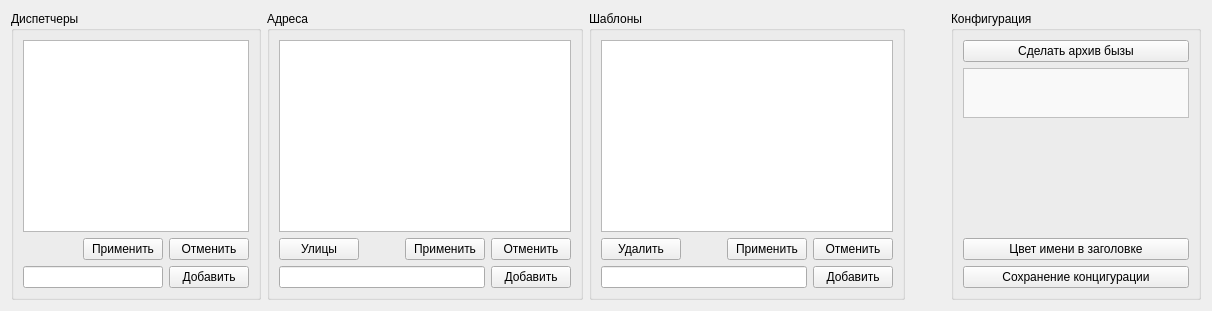
      <widget class="QWidget" name="configuration">
       <attribute name="title">
        <string>Настройки</string>
       </attribute>
       <layout class="QVBoxLayout" name="verticalLayout_5">
        <item>
         <layout class="QHBoxLayout" name="horizontalLayout_15">
          <item>
           <widget class="QGroupBox" name="conf_1_dispatcher">
            <property name="maximumSize">
             <size>
              <width>250</width>
              <height>16777215</height>
             </size>
            </property>
            <property name="title">
             <string>Диспетчеры</string>
            </property>
            <layout class="QVBoxLayout" name="verticalLayout_14">
             <item>
              <widget class="QTableView" name="conf_dispatcher_table"/>
             </item>
             <item>
              <layout class="QHBoxLayout" name="horizontalLayout_9">
               <item>
                <spacer name="horizontalSpacer_6">
                 <property name="orientation">
                  <enum>Qt::Horizontal</enum>
                 </property>
                 <property name="sizeHint" stdset="0">
                  <size>
                   <width>40</width>
                   <height>20</height>
                  </size>
                 </property>
                </spacer>
               </item>
               <item>
                <widget class="QPushButton" name="btn_conf_dispatcher_edit">
                 <property name="text">
                  <string>Применить</string>
                 </property>
                </widget>
               </item>
               <item>
                <widget class="QPushButton" name="btn_conf_dispatcher_cansel">
                 <property name="text">
                  <string>Отменить</string>
                 </property>
                </widget>
               </item>
              </layout>
             </item>
             <item>
              <layout class="QHBoxLayout" name="horizontalLayout_10">
               <item>
                <widget class="QLineEdit" name="conf_dispatcher_new_name"/>
               </item>
               <item>
                <widget class="QPushButton" name="btn_conf_dispatcher_new">
                 <property name="text">
                  <string>Добавить</string>
                 </property>
                </widget>
               </item>
              </layout>
             </item>
            </layout>
           </widget>
          </item>
          <item>
           <widget class="QGroupBox" name="conf_2_address">
            <property name="maximumSize">
             <size>
              <width>350</width>
              <height>16777215</height>
             </size>
            </property>
            <property name="title">
             <string>Адреса</string>
            </property>
            <layout class="QVBoxLayout" name="verticalLayout_11">
             <item>
              <widget class="QTableView" name="conf_address_table"/>
             </item>
             <item>
              <layout class="QHBoxLayout" name="horizontalLayout_11">
               <item>
                <widget class="QPushButton" name="btn_conf_address_streets">
                 <property name="text">
                  <string>Улицы</string>
                 </property>
                </widget>
               </item>
               <item>
                <spacer name="horizontalSpacer_5">
                 <property name="orientation">
                  <enum>Qt::Horizontal</enum>
                 </property>
                 <property name="sizeHint" stdset="0">
                  <size>
                   <width>40</width>
                   <height>20</height>
                  </size>
                 </property>
                </spacer>
               </item>
               <item>
                <widget class="QPushButton" name="btn_conf_address_edit">
                 <property name="text">
                  <string>Применить</string>
                 </property>
                </widget>
               </item>
               <item>
                <widget class="QPushButton" name="btn_conf_address_cansel">
                 <property name="text">
                  <string>Отменить</string>
                 </property>
                </widget>
               </item>
              </layout>
             </item>
             <item>
              <layout class="QHBoxLayout" name="horizontalLayout_12">
               <item>
                <widget class="QLineEdit" name="conf_address_new_building"/>
               </item>
               <item>
                <widget class="QPushButton" name="btn_conf_address_new">
                 <property name="text">
                  <string>Добавить</string>
                 </property>
                </widget>
               </item>
              </layout>
             </item>
            </layout>
           </widget>
          </item>
          <item>
           <widget class="QGroupBox" name="conf_3_pattern">
            <property name="title">
             <string>Шаблоны</string>
            </property>
            <layout class="QVBoxLayout" name="verticalLayout_15">
             <item>
              <widget class="QTableView" name="conf_pattern_table"/>
             </item>
             <item>
              <layout class="QHBoxLayout" name="horizontalLayout_13">
               <item>
                <widget class="QPushButton" name="btn_conf_pattern_del">
                 <property name="text">
                  <string>Удалить</string>
                 </property>
                </widget>
               </item>
               <item>
                <spacer name="horizontalSpacer_4">
                 <property name="orientation">
                  <enum>Qt::Horizontal</enum>
                 </property>
                 <property name="sizeHint" stdset="0">
                  <size>
                   <width>40</width>
                   <height>20</height>
                  </size>
                 </property>
                </spacer>
               </item>
               <item>
                <widget class="QPushButton" name="btn_conf_pattern_edit">
                 <property name="text">
                  <string>Применить</string>
                 </property>
                </widget>
               </item>
               <item>
                <widget class="QPushButton" name="btn_conf_pattern_cancel">
                 <property name="text">
                  <string>Отменить</string>
                 </property>
                </widget>
               </item>
              </layout>
             </item>
             <item>
              <layout class="QHBoxLayout" name="horizontalLayout_14">
               <item>
                <widget class="QLineEdit" name="conf_pattern_new_message"/>
               </item>
               <item>
                <widget class="QPushButton" name="btn_conf_pattern_new">
                 <property name="text">
                  <string>Добавить</string>
                 </property>
                </widget>
               </item>
              </layout>
             </item>
            </layout>
           </widget>
          </item>
          <item>
           <spacer name="horizontalSpacer_3">
            <property name="orientation">
             <enum>Qt::Horizontal</enum>
            </property>
            <property name="sizeType">
             <enum>QSizePolicy::Fixed</enum>
            </property>
            <property name="sizeHint" stdset="0">
             <size>
              <width>40</width>
              <height>20</height>
             </size>
            </property>
           </spacer>
          </item>
          <item>
           <widget class="QGroupBox" name="conf_4_setting">
            <property name="minimumSize">
             <size>
              <width>250</width>
              <height>0</height>
             </size>
            </property>
            <property name="maximumSize">
             <size>
              <width>250</width>
              <height>16777215</height>
             </size>
            </property>
            <property name="title">
             <string>Конфигурация</string>
            </property>
            <layout class="QVBoxLayout" name="verticalLayout_16">
             <item>
              <widget class="QPushButton" name="btn_archive_database">
               <property name="text">
                <string>Сделать архив бызы</string>
               </property>
              </widget>
             </item>
             <item>
              <widget class="QTextEdit" name="conf_list_archive_db">
               <property name="maximumSize">
                <size>
                 <width>16777215</width>
                 <height>50</height>
                </size>
               </property>
               <property name="styleSheet">
                <string notr="true">background-color: rgb(249, 249, 249);</string>
               </property>
               <property name="verticalScrollBarPolicy">
                <enum>Qt::ScrollBarAlwaysOff</enum>
               </property>
               <property name="horizontalScrollBarPolicy">
                <enum>Qt::ScrollBarAlwaysOff</enum>
               </property>
               <property name="undoRedoEnabled">
                <bool>false</bool>
               </property>
               <property name="readOnly">
                <bool>true</bool>
               </property>
              </widget>
             </item>
             <item>
              <spacer name="verticalSpacer_4">
               <property name="orientation">
                <enum>Qt::Vertical</enum>
               </property>
               <property name="sizeHint" stdset="0">
                <size>
                 <width>20</width>
                 <height>40</height>
                </size>
               </property>
              </spacer>
             </item>
             <item>
              <widget class="QPushButton" name="btn_conf_setting_color">
               <property name="text">
                <string>Цвет имени в заголовке</string>
               </property>
              </widget>
             </item>
             <item>
              <widget class="QPushButton" name="btn_conf_setting_save">
               <property name="text">
                <string>Сохранение концигурации</string>
               </property>
              </widget>
             </item>
            </layout>
           </widget>
          </item>
         </layout>
        </item>
       </layout>
      </widget>
